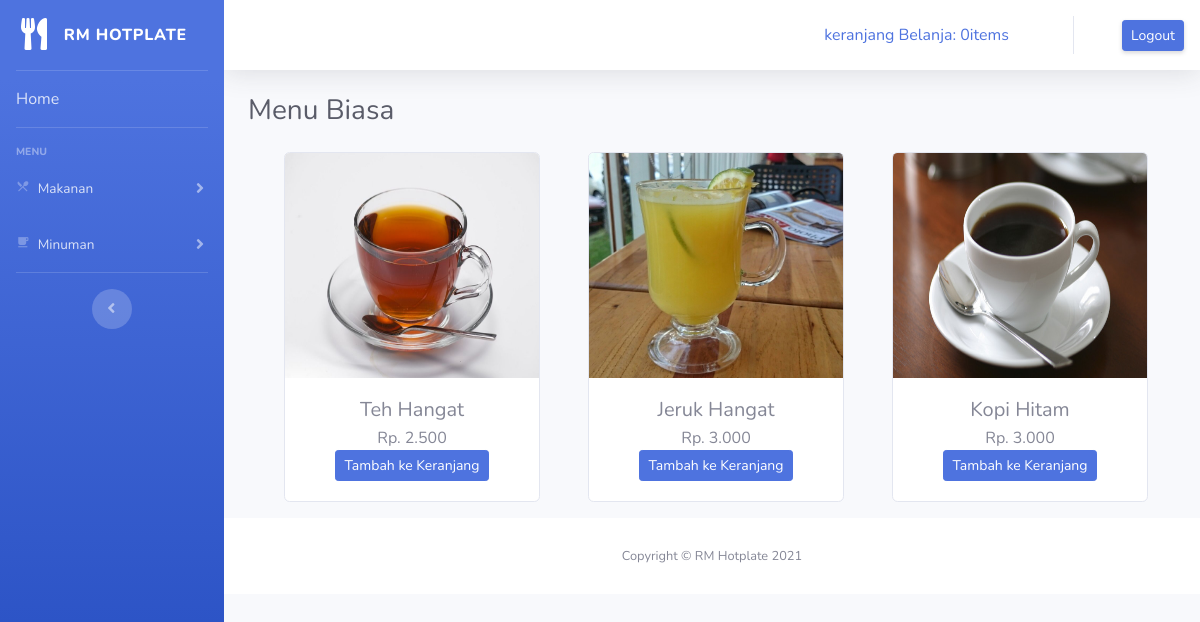
Screenshot of /index.php/admin/menu/minumanPanas with the database file from the repository.
### tables this page shows
CREATE TABLE `tbl_produk` (
  `idProduk` int(50) NOT NULL,
  `jenis` varchar(225) NOT NULL,
  `namaProduk` varchar(150) NOT NULL,
  `hargaProduk` int(10) NOT NULL,
  `gambarProduk` varchar(128) NOT NULL
);

### application/controllers/admin/menu.php (called while the page is built, shortened)
<?php
class Menu extends CI_Controller
{
    public function minumanPanas()
    {
        $data['panas'] = $this->m_menu->data_panas()->result();
        $this->load->view('templates/header');
        $this->load->view('templates/side_bar');
        $this->load->view('templates/top_bar');
        $this->load->view('menu/panas', $data);
        $this->load->view('templates/footer');
    }
}

### index.php (called while the page is built, shortened)
<?php
require_once BASEPATH.'core/CodeIgniter.php';

### application/models/menu/m_menu.php (called while the page is built, shortened)
<?php
class M_menu extends CI_Model
{
    public function data_panas()
    {
        return $this->db->get_where("tbl_produk", array('jenis' => 'Menu Panas'));
    }
}

### application/views/menu/panas.php (the view)
<div class="container-fluid">
    <div class="d-sm-flex align-items-center justify-content-between mb-4">
        <h1 class="h3 mb-0 text-gray-800">Menu Biasa</h1>
    </div>
    <div class="row text-center">
        <?php foreach ($panas as $mn) : ?>
            <div class="card ml-5 mb-3" style="width: 16rem;">
                <img src="<?php echo base_url() . '/assets/img/' . $mn->gambarProduk ?> " ; class="card-img-top" height="225">
                <div class="card-body">
                    <h5 class="card-tittle mb-1"><?php echo $mn->namaProduk ?></h5>
                    <span class="badge-pill mb-3">Rp. <?= number_format($mn->hargaProduk, '0', ',', '.') ?></span>
                    <?php echo anchor('dashboard/tambah_ke_keranjang/' . $mn->idProduk, '<div class="btn btn-sm btn-primary">Tambah ke Keranjang</div>') ?>
                </div>
            </div>
        <?php endforeach; ?>
    </div>
</div>

### rows the page displays
tbl_produk: gambarProduk (picture), namaProduk "Teh Hangat", hargaProduk "2.500", idProduk "Tambah ke Keranjang"
tbl_produk: gambarProduk (picture), namaProduk "Jeruk Hangat", hargaProduk "3.000", idProduk "Tambah ke Keranjang"
tbl_produk: gambarProduk (picture), namaProduk "Kopi Hitam", hargaProduk "3.000", idProduk "Tambah ke Keranjang"

### other values shown
anchor('dashboard/detail_keranjang', $keranjang) "keranjang Belanja: 0items"
